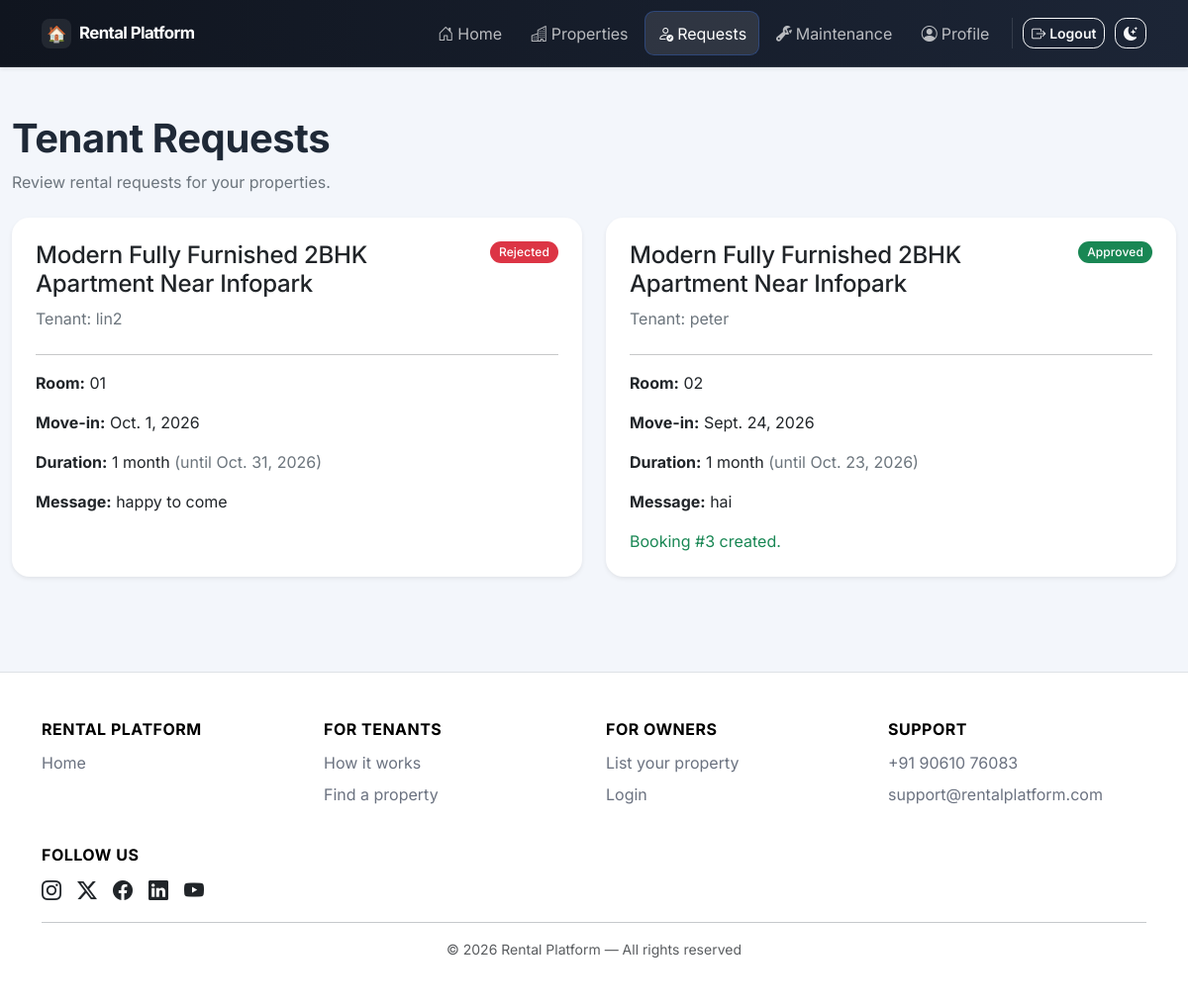
/bookings/owner/requests/ (signed in), run on an earlier commit of the app's database.
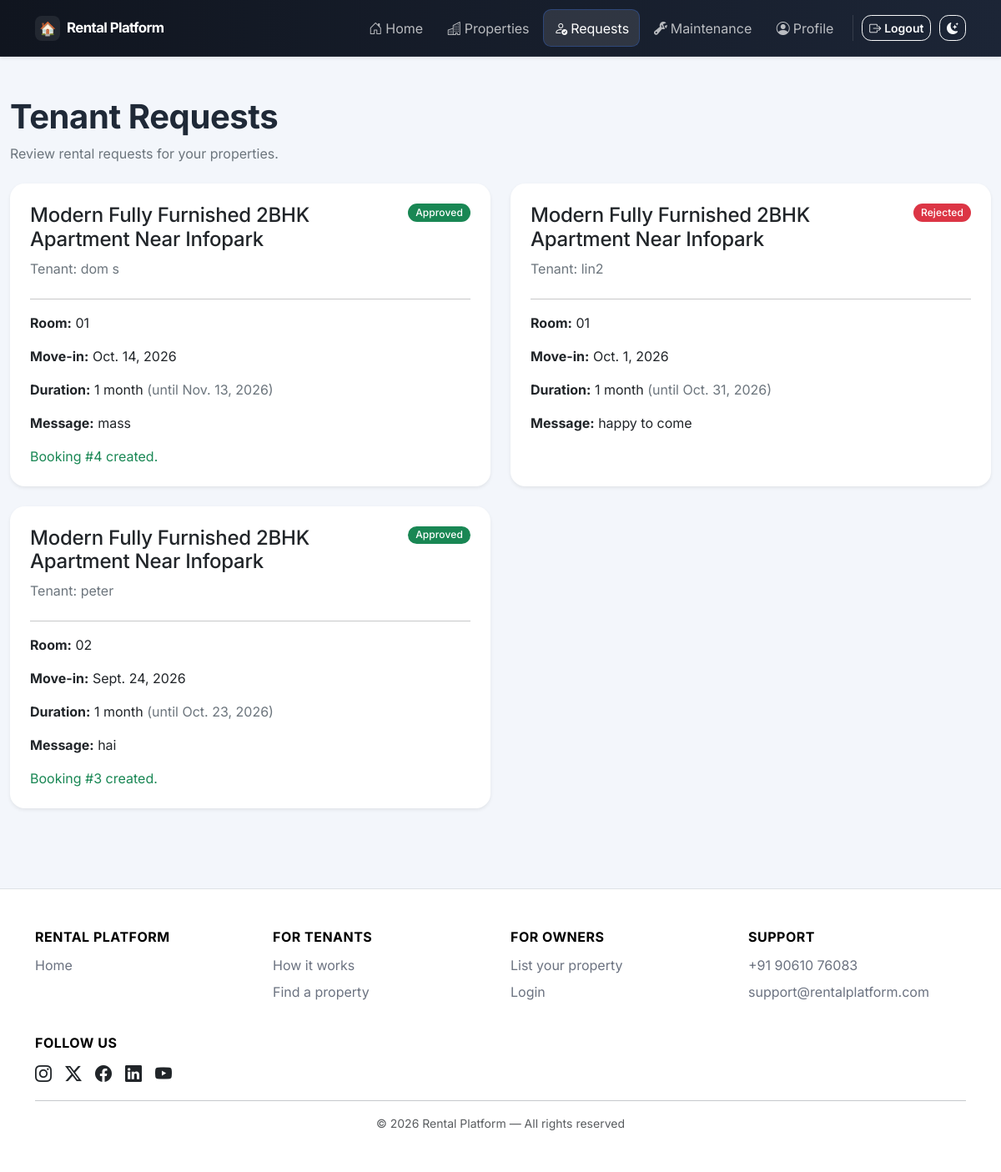
And on a later commit of the database.
### bookings/models.py (models this page shows, shortened)
class RentalRequest(models.Model):
    class Status(models.TextChoices):
        PENDING = "PENDING", "Pending"
        APPROVED = "APPROVED", "Approved"
        REJECTED = "REJECTED", "Rejected"
        CANCELLED = "CANCELLED", "Cancelled"
    tenant = models.ForeignKey(settings.AUTH_USER_MODEL, on_delete=models.CASCADE, related_name="rental_requests")
    property = models.ForeignKey(Property, on_delete=models.CASCADE, related_name="rental_requests")
    room = models.ForeignKey(Room, on_delete=models.SET_NULL, null=True, blank=True, related_name="rental_requests")
    move_in_date = models.DateField()
    duration_months = models.PositiveSmallIntegerField(
        "Rental duration (months)",
        default=MIN_RENTAL_MONTHS,
        validators=[MinValueValidator(MIN_RENTAL_MONTHS), MaxValueValidator(MAX_RENTAL_MONTHS)],
    )
    message = models.TextField(blank=True)
    status = models.CharField(max_length=12, choices=Status.choices, default=Status.PENDING, db_index=True)
    owner_note = models.TextField(blank=True)
    created_at = models.DateTimeField(auto_now_add=True)
    updated_at = models.DateTimeField(auto_now=True)
    class Meta:
        ordering = ["-created_at"]
    def end_date(self):
        return lease_end_date(self.move_in_date, self.duration_months)
    def duration_display(self):
        return format_duration(self.duration_months)

class Booking(models.Model):
    class Status(models.TextChoices):
        CONFIRMED = "CONFIRMED", "Confirmed"
        CANCELLED = "CANCELLED", "Cancelled"
        COMPLETED = "COMPLETED", "Completed"
    rental_request = models.OneToOneField(RentalRequest, on_delete=models.PROTECT, related_name="booking")
    tenant = models.ForeignKey(settings.AUTH_USER_MODEL, on_delete=models.CASCADE, related_name="bookings")
    property = models.ForeignKey(Property, on_delete=models.PROTECT, related_name="bookings")
    room = models.ForeignKey(Room, on_delete=models.PROTECT, null=True, blank=True, related_name="bookings")
    start_date = models.DateField()
    duration_months = models.PositiveSmallIntegerField(
        "Rental duration (months)",
        default=MIN_RENTAL_MONTHS,
        validators=[MinValueValidator(MIN_RENTAL_MONTHS), MaxValueValidator(MAX_RENTAL_MONTHS)],
    )
    status = models.CharField(max_length=12, choices=Status.choices, default=Status.CONFIRMED, db_index=True)
    created_at = models.DateTimeField(auto_now_add=True)
    updated_at = models.DateTimeField(auto_now=True)
    class Meta:
        ordering = ["-created_at"]

### properties/models.py (models this page shows, shortened)
class Property(models.Model):
    class PropertyType(models.TextChoices):
        APARTMENT = "APARTMENT", "Apartment"
        HOUSE = "HOUSE", "House"
        VILLA = "VILLA", "Villa"
        STUDIO = "STUDIO", "Studio"
        PG = "PG", "PG / Shared Accommodation"
        OFFICE = "OFFICE", "Office"
        OTHER = "OTHER", "Other"
    owner = models.ForeignKey(
        settings.AUTH_USER_MODEL,
        on_delete=models.CASCADE,
        related_name="properties",
    )
    title = models.CharField(max_length=200)
    description = models.TextField()
    property_type = models.CharField(max_length=20, choices=PropertyType.choices)
    location = models.CharField(max_length=150, db_index=True)
    address = models.TextField()
    latitude = models.DecimalField(
        max_digits=9,
        decimal_places=6,
        null=True,
        blank=True,
        validators=[MinValueValidator(-90), MaxValueValidator(90)],
    )
    longitude = models.DecimalField(
        max_digits=9,
        decimal_places=6,
        null=True,
        blank=True,
        validators=[MinValueValidator(-180), MaxValueValidator(180)],
    )
    number_of_rooms = models.PositiveIntegerField(default=1)
    rent = models.DecimalField(max_digits=12, decimal_places=2, validators=[MinValueValidator(0)])
    available = models.BooleanField(default=True, db_index=True)
    class VerificationStatus(models.TextChoices):
        PENDING = "PENDING", "Pending review"
        VERIFIED = "VERIFIED", "Verified"
        REJECTED = "REJECTED", "Needs changes"
    verification_status = models.CharField(max_length=12, choices=VerificationStatus.choices, default=VerificationStatus.PENDING, db_index=True)
    verification_note = models.CharField(max_length=300, blank=True)
    amenities = models.ManyToManyField(Amenity, blank=True, related_name="properties")
    created_at = models.DateTimeField(auto_now_add=True)
    updated_at = models.DateTimeField(auto_now=True)
    class Meta:
        ordering = ["-created_at"]

class Room(models.Model):
    class RoomType(models.TextChoices):
        SINGLE = "SINGLE", "Single"
        DOUBLE = "DOUBLE", "Double"
        SHARED = "SHARED", "Shared"
        MASTER = "MASTER", "Master"
        OTHER = "OTHER", "Other"
    property = models.ForeignKey(Property, on_delete=models.CASCADE, related_name="rooms")
    room_number = models.CharField(max_length=50)
    room_type = models.CharField(max_length=20, choices=RoomType.choices, default=RoomType.SINGLE)
    rent = models.DecimalField(max_digits=12, decimal_places=2, validators=[MinValueValidator(0)])
    available = models.BooleanField(default=True)
    description = models.TextField(blank=True)
    class Meta:
        ordering = ["room_number"]
        constraints = [
            models.UniqueConstraint(fields=["property", "room_number"], name="unique_room_number_per_property")
        ]

### accounts/models.py (models this page shows, shortened)
class User(AbstractUser):
    class Role(models.TextChoices):
        ADMIN = "ADMIN", "Admin"
        OWNER = "OWNER", "Property Owner"
        TENANT = "TENANT", "Tenant"
        TECHNICIAN = "TECHNICIAN", "Technician"
    email = models.EmailField(unique=True)
    phone = models.CharField(max_length=15, blank=True)
    profile_image = models.ImageField(upload_to="profiles/", blank=True, null=True)
    role = models.CharField(max_length=10, choices=Role.choices, default=Role.TENANT)

### bookings/views.py (the view)
# urls.py: path("owner/requests/", views.owner_requests, name="owner_requests"),
@login_required
def owner_requests(request):
    blocked = owner_required(request)
    if blocked:
        return blocked
    requests = RentalRequest.objects.filter(property__owner=request.user).select_related("tenant", "property", "room")
    return render(request, "bookings/owner_requests.html", {"requests": requests})

### bookings/utils.py (called while the page is built)
def add_months(start, months):
    month_index = start.month - 1 + months
    year = start.year + month_index // 12
    month = month_index % 12 + 1
    day = min(start.day, calendar.monthrange(year, month)[1])
    return start.replace(year=year, month=month, day=day)

def lease_end_date(start, months):
    if start is None or not months:
        return None
    return add_months(start, months) - timedelta(days=1)

def format_duration(months):
    if not months:
        return ""
    years, rem = divmod(months, 12)
    parts = []
    if years:
        parts.append(f"{years} year{'s' if years != 1 else ''}")
    if rem:
        parts.append(f"{rem} month{'s' if rem != 1 else ''}")
    return " ".join(parts)

### bookings/views.py (called while the page is built)
def owner_required(request):
    if not request.user.is_authenticated:
        return redirect(f"{reverse('accounts:login')}?next={request.get_full_path()}")
    if request.user.role != "OWNER":
        messages.error(request, "Owner access is required.")
        return redirect("accounts:dashboard")
    return None

### templates/bookings/owner_requests.html (shortened to what this page needs)
{% extends "base.html" %}
{% block content %}<div class="container py-5"><h1 class="fw-bold">Tenant Requests</h1><p class="text-secondary mb-4">Review rental requests for your properties.</p><div class="row g-4">{% for item in requests %}<div class="col-lg-6"><div class="card border-0 shadow-sm h-100 p-4"><div class="d-flex justify-content-between gap-3"><div><h4>{{ item.property.title }}</h4><p class="text-secondary mb-2">Tenant: {{ item.tenant.get_full_name|default:item.tenant.username }}</p></div>{% if item.status == 'PENDING' %}<span class="badge text-bg-warning align-self-start">Pending</span>{% elif item.status == 'APPROVED' %}<span class="badge text-bg-success align-self-start">Approved</span>{% else %}<span class="badge text-bg-danger align-self-start">{{ item.get_status_display }}</span>{% endif %}</div><hr><p><strong>Room:</strong> {% if item.room %}{{ item.room.room_number }}{% else %}Entire property{% endif %}</p><p><strong>Move-in:</strong> {{ item.move_in_date }}</p><p><strong>Duration:</strong> {{ item.duration_display }} <span class="text-secondary">(until {{ item.end_date }})</span></p><p><strong>Message:</strong> {{ item.message|default:"No message provided." }}</p>{% if item.status == 'PENDING' %}<div class="d-flex gap-2"><form method="post" action="{% url 'bookings:approve_request' item.pk %}">{% csrf_token %}<button class="btn btn-success">Approve & Create Booking</button></form><form method="post" action="{% url 'bookings:reject_request' item.pk %}">{% csrf_token %}<button class="btn btn-outline-danger">Reject</button></form></div>{% elif item.status == 'APPROVED' %}<p class="text-success mb-0">Booking #{{ item.booking.pk }} created.</p>{% endif %}</div></div>{% empty %}<div class="col-12"><div class="card border-0 shadow-sm p-5 text-center text-secondary">No tenant requests yet.</div></div>{% endfor %}</div></div>{% endblock %}

What changed in the data, as far as the page shows it:
added RentalRequest: property "Modern Fully Furnished 2BHK Apartment Near Infopark", tenant.get_full_name "dom s", status "Approved", room.room_number "01", move_in_date "Oct. 14, 2026", duration_display "1 month", end_date "Nov. 13, 2026", message "mass", booking.pk "4"
